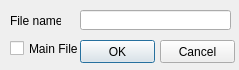
<?xml version="1.0" encoding="UTF-8"?>
<ui version="4.0">
 <class>FileNameDialog</class>
 <widget class="QDialog" name="FileNameDialog">
  <property name="geometry">
   <rect>
    <x>0</x>
    <y>0</y>
    <width>239</width>
    <height>70</height>
   </rect>
  </property>
  <property name="windowTitle">
   <string>File Name</string>
  </property>
  <widget class="QPushButton" name="BtnOK">
   <property name="geometry">
    <rect>
     <x>80</x>
     <y>40</y>
     <width>75</width>
     <height>23</height>
    </rect>
   </property>
   <property name="text">
    <string>OK</string>
   </property>
  </widget>
  <widget class="QPushButton" name="btnCancel">
   <property name="geometry">
    <rect>
     <x>160</x>
     <y>40</y>
     <width>75</width>
     <height>23</height>
    </rect>
   </property>
   <property name="text">
    <string>Cancel</string>
   </property>
  </widget>
  <widget class="QLabel" name="lblFileName">
   <property name="geometry">
    <rect>
     <x>10</x>
     <y>10</y>
     <width>51</width>
     <height>21</height>
    </rect>
   </property>
   <property name="text">
    <string>File name:</string>
   </property>
  </widget>
  <widget class="QLineEdit" name="txtFileName">
   <property name="geometry">
    <rect>
     <x>80</x>
     <y>10</y>
     <width>151</width>
     <height>20</height>
    </rect>
   </property>
  </widget>
  <widget class="QCheckBox" name="chkMain">
   <property name="geometry">
    <rect>
     <x>10</x>
     <y>40</y>
     <width>70</width>
     <height>17</height>
    </rect>
   </property>
   <property name="text">
    <string>Main File</string>
   </property>
  </widget>
 </widget>
 <resources/>
 <connections/>
</ui>
